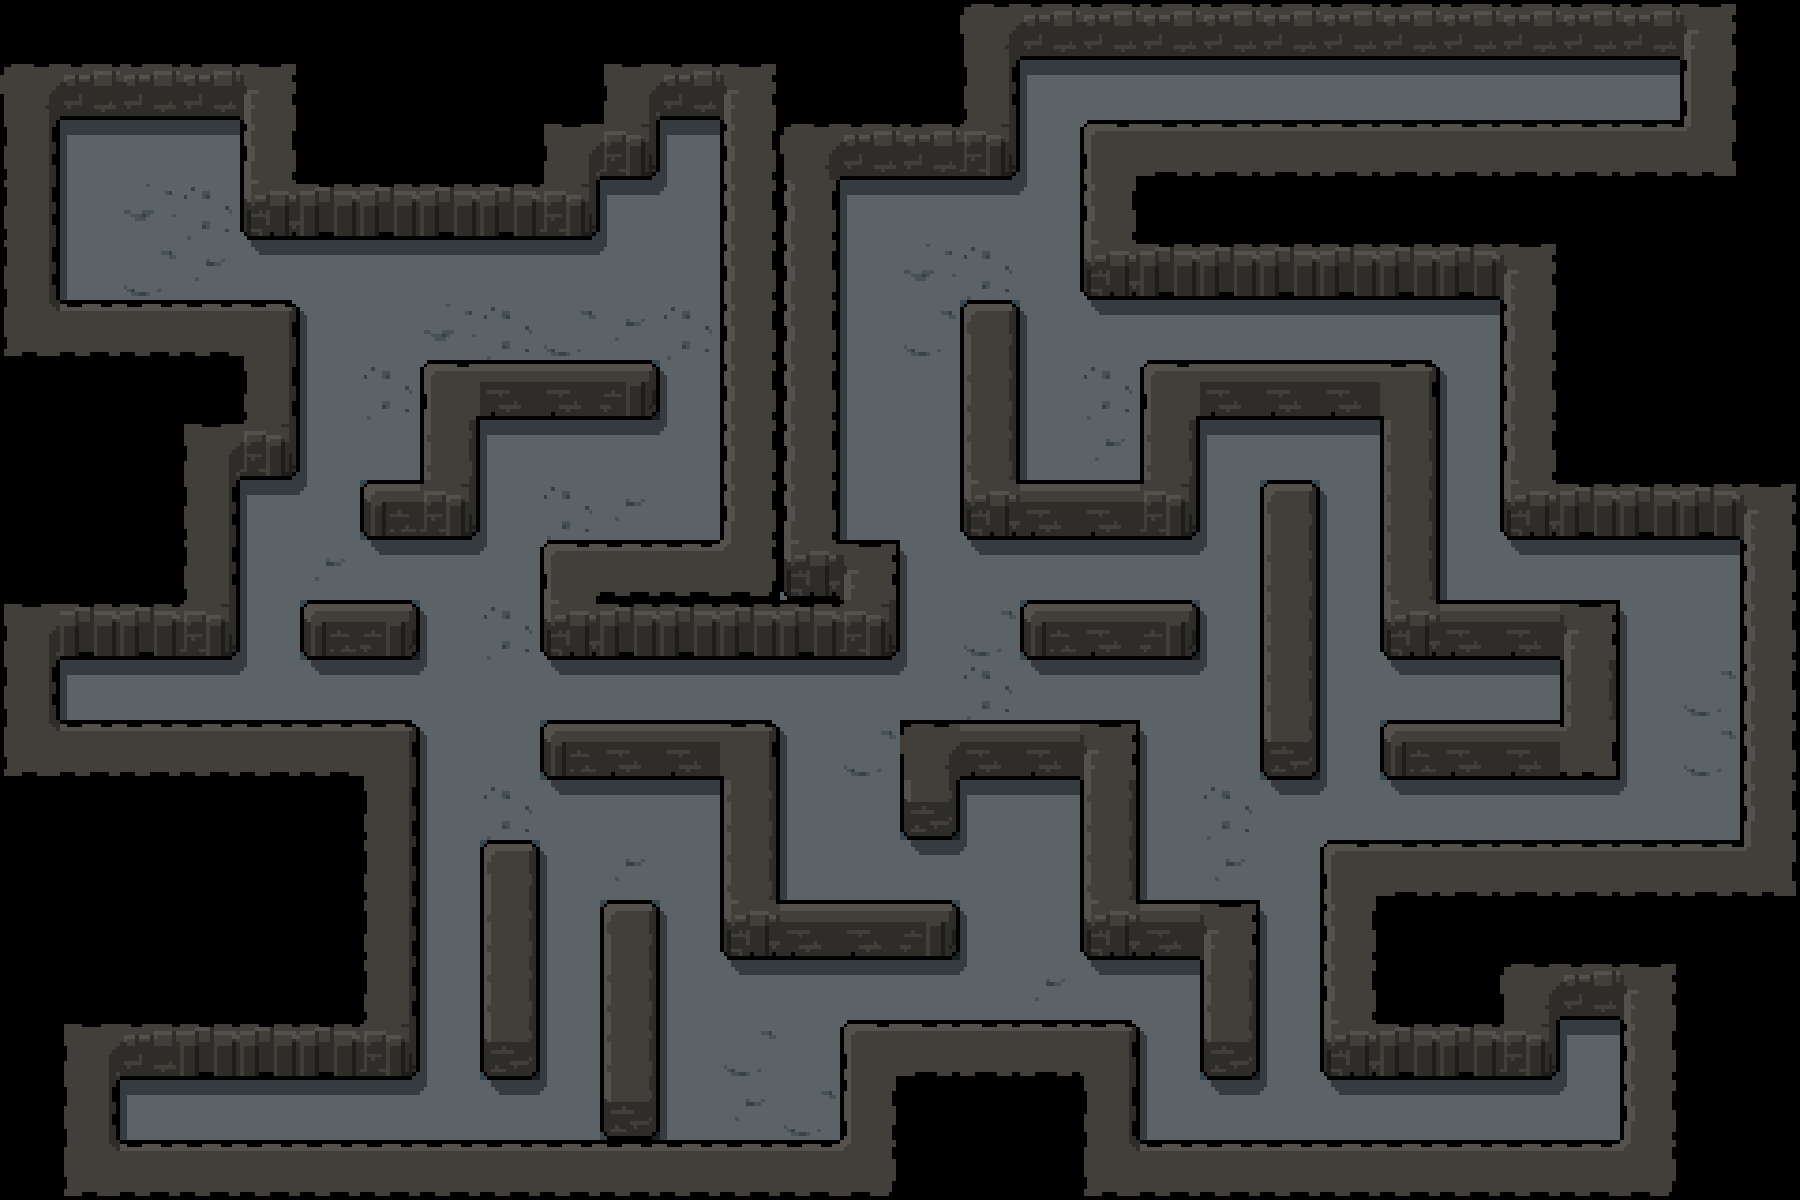

A 2D game scene composited from a Tiled map and its tileset images. What follows is a short description and the map's XML, with each tile layer's data collapsed to a summary:
An orthogonal 30x20 tile map with 60x60 px tiles, 1 tile layer (tiles) and 155 objects (50x solid, 34x torch, 31x ghost, 13x bonus, 11x diamond, ...).

<map version="1.0" orientation="orthogonal" renderorder="right-down" width="30" height="20" tilewidth="60" tileheight="60" nextobjectid="232">
 <tileset firstgid="1" name="map2" tilewidth="60" tileheight="60" tilecount="56">
  <image source="data/images/map2.png" width="480" height="420" />
 </tileset>
 <layer name="tiles" width="30" height="20">
  <data>[600 cells, 479 non-empty, 36 distinct tile ids]</data>
 </layer>
 <objectgroup name="collision">
  <object id="1" name="solid" x="1016" y="-1.375" width="723.667" height="60.75" />
  <object id="8" name="solid" x="1080.62" y="120.25" width="655.736" height="179.75" />
  <object id="11" name="solid" x="1558" y="840.75" width="241.483" height="119.25" />
  <object id="12" name="solid" x="1134.62" y="1140.88" width="542.644" height="59.125" />
  <object id="14" name="solid" x="1320.75" y="840.75" width="238.75" height="238.75" />
  <object id="15" name="solid" x="960.625" y="480.875" width="238.625" height="58.625" />
  <object id="16" name="solid" x="1380.5" y="600.75" width="238.875" height="58.625" />
  <object id="17" name="solid" x="1381.25" y="720.875" width="238.25" height="58.375" />
  <object id="18" name="solid" x="900.727" y="720.455" width="238.545" height="58.5455" />
  <object id="19" name="solid" x="1080.55" y="900.636" width="179" height="58.9091" />
  <object id="20" name="solid" x="1140.88" y="360.75" width="298.625" height="58.625" />
  <object id="21" name="solid" x="538" y="721" width="241" height="58" />
  <object id="22" name="solid" x="721" y="901" width="239" height="58" />
  <object id="23" name="solid" x="421" y="360.25" width="239" height="59.125" />
  <object id="24" name="solid" x="834" y="540.25" width="66" height="118.75" />
  <object id="25" name="solid" x="540.25" y="540.75" width="299.375" height="118.25" />
  <object id="26" name="solid" x="840.875" y="1020.62" width="298.625" height="180.25" />
  <object id="27" name="solid" x="60.6061" y="1140.88" width="784.394" height="59.875" />
  <object id="29" name="solid" x="-1.625" y="720.875" width="421" height="359.125" />
  <object id="33" name="solid" x="-0.5" y="62.1212" width="299.5" height="57.1288" />
  <object id="34" name="solid" x="241" y="115.75" width="358.5" height="123.25" />
  <object id="36" name="solid" x="721.25" y="0.666667" width="298.125" height="178.583" />
  <object id="37" name="solid" x="-13.5" y="116.875" width="72.75" height="186" />
  <object id="39" name="solid" x="-10" y="478" width="249.5" height="181.375" />
  <object id="40" name="solid" x="960.625" y="301.25" width="58.75" height="181.875" />
  <object id="41" name="solid" x="1380.5" y="416.875" width="58.875" height="186.913" />
  <object id="42" name="solid" x="1500.75" y="297.625" width="309.25" height="241.625" />
  <object id="43" name="solid" x="1740.75" y="537.125" width="57.9245" height="305.3" />
  <object id="45" name="solid" x="1261" y="481.5" width="58.25" height="297.5" />
  <object id="46" name="solid" x="721.25" y="175.098" width="118.375" height="367.527" />
  <object id="47" name="solid" x="1022" y="602" width="178" height="57" />
  <object id="48" name="solid" x="300.625" y="600.75" width="118.625" height="58.625" />
  <object id="49" name="solid" x="480.875" y="841" width="58.5" height="237.5" />
  <object id="50" name="solid" x="600.5" y="901.375" width="59" height="238.913" />
  <object id="51" name="solid" x="420.875" y="419.25" width="58.25" height="119.375" />
  <object id="53" name="solid" x="595.625" y="59.75" width="64" height="119.75" />
  <object id="54" name="solid" x="-6" y="301" width="305.25" height="178.25" />
  <object id="55" name="solid" x="56" y="1080" width="63.25" height="64" />
  <object id="56" name="solid" x="721" y="777.962" width="59" height="124.038" />
  <object id="58" name="solid" x="1201" y="958.089" width="58.5333" height="121.133" />
  <object id="60" name="solid" x="1080.55" y="775.636" width="58.8182" height="128.727" />
  <object id="61" name="solid" x="1620.62" y="1015.75" width="57.8395" height="129.25" />
  <object id="63" name="solid" x="1680.62" y="55" width="59.0795" height="68.2424" />
  <object id="66" name="solid" x="658" y="57.2841" width="65" height="61.7159" />
  <object id="67" name="solid" x="361.125" y="480.625" width="62.125" height="58" />
  <object id="68" name="solid" x="-0.734826" y="658.75" width="59.9848" height="64.0261" />
  <object id="71" name="solid" x="900.727" y="776.455" width="58.7273" height="62.5455" />
  <object id="72" name="solid" x="1140.84" y="416.625" width="58.535" height="65.6971" />
  <object id="73" name="solid" x="1561" y="656.625" width="58.375" height="71.75" />
  <object id="74" name="hero" x="125.697" y="185.515" width="48" height="48" />
  <object id="76" name="none" x="2" y="1082" width="56" height="120" />
  <object id="78" name="none" x="1679" y="1017" width="125" height="184" />
  <object id="81" name="none" x="1740" y="0" width="57" height="296" />
  <object id="83" name="none" x="781" y="-3" width="179" height="121" />
  <object id="86" name="none" x="-2" y="-2" width="658" height="58" />
  <object id="87" name="none" x="302" y="56" width="294" height="62" />
  <object id="195" name="ghost" x="187" y="667" width="50" height="50" />
  <object id="196" name="ghost" x="249" y="1087" width="50" height="50" />
  <object id="197" name="ghost" x="547" y="1088" width="50" height="50" />
  <object id="198" name="ghost" x="727" y="665" width="50" height="50" />
  <object id="199" name="ghost" x="1026" y="547" width="50" height="50" />
  <object id="200" name="ghost" x="845" y="368" width="50" height="50" />
  <object id="201" name="ghost" x="1389" y="66" width="50" height="50" />
  <object id="202" name="ghost" x="1026" y="124" width="50" height="50" />
  <object id="203" name="ghost" x="964" y="183" width="50" height="50" />
  <object id="204" name="ghost" x="1084" y="304" width="50" height="50" />
  <object id="205" name="ghost" x="1025" y="428" width="50" height="50" />
  <object id="206" name="ghost" x="1445" y="365" width="50" height="50" />
  <object id="207" name="ghost" x="1205" y="426" width="50" height="50" />
  <object id="208" name="ghost" x="1327" y="307" width="50" height="50" />
  <object id="209" name="ghost" x="1446" y="546" width="50" height="50" />
  <object id="210" name="ghost" x="1686" y="545" width="50" height="50" />
  <object id="211" name="ghost" x="1501.38" y="665.75" width="50" height="50" />
  <object id="212" name="ghost" x="1687" y="783" width="50" height="50" />
  <object id="213" name="ghost" x="1028" y="785" width="50" height="50" />
  <object id="214" name="ghost" x="846" y="785" width="50" height="50" />
  <object id="215" name="ghost" x="1144" y="967" width="50" height="50" />
  <object id="216" name="ghost" x="1506" y="1087" width="50" height="50" />
  <object id="217" name="ghost" x="1265" y="1085" width="50" height="50" />
  <object id="218" name="ghost" x="1204" y="725" width="50" height="50" />
  <object id="219" name="ghost" x="306" y="485" width="50" height="50" />
  <object id="220" name="ghost" x="486" y="426" width="50" height="50" />
  <object id="221" name="ghost" x="667" y="788" width="50" height="50" />
  <object id="222" name="ghost" x="425" y="905" width="50" height="50" />
  <object id="223" name="ghost" x="664.333" y="245.667" width="50" height="50" />
  <object id="224" name="ghost" x="720.333" y="1021.67" width="50" height="50" />
  <object id="225" name="ghost" x="427" y="603" width="50" height="50" />
  <object id="226" name="solid" x="1620.25" y="960" width="180.75" height="59.5" />
  <object id="227" name="door" x="1560" y="960" width="60" height="60" />
 </objectgroup>
 <objectgroup name="torch" visible="0">
  <object id="89" name="torch" x="60" y="-2" width="60" height="120" />
  </objectgroup>
 <objectgroup name="bonus" visible="0">
  <!-- 32 objects omitted --></objectgroup>
</map>
<!-- 65 of 155 objects omitted -->